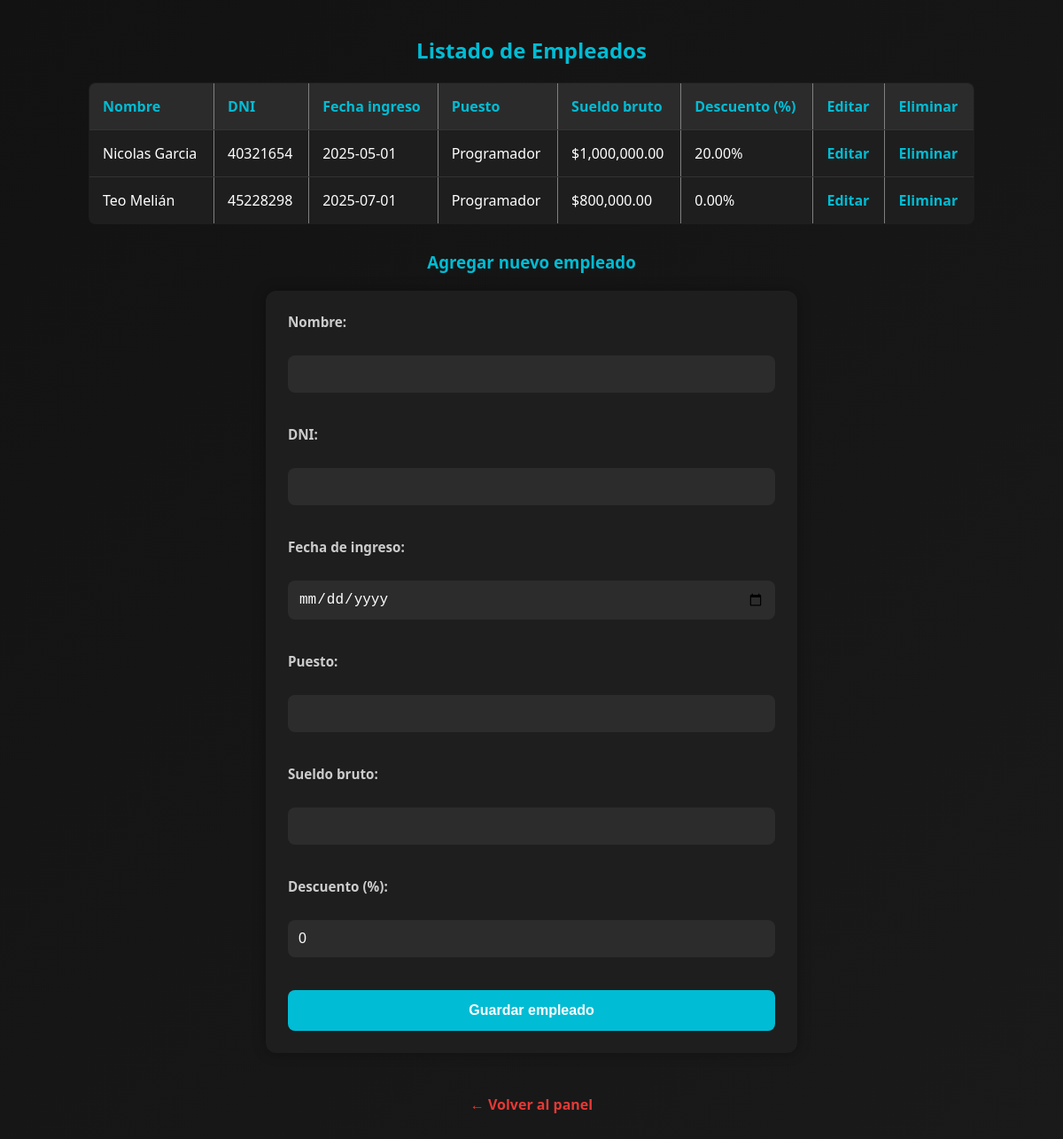
/vistas/empleados.php (signed in), run on the app's committed database.
### tables this page shows
CREATE TABLE `empleados` (
  `id_empleado` int(11) NOT NULL,
  `nombre` varchar(100) NOT NULL,
  `dni` varchar(20) NOT NULL,
  `fecha_ingreso` date NOT NULL,
  `puesto` varchar(100) NOT NULL,
  `sueldo_bruto` decimal(10,2) NOT NULL,
  `descuento_porcentaje` decimal(5,2) DEFAULT 0.00
);

### vistas/empleados.php (the view, shortened to what this page needs)
<?php
include("../includes/conexion.php");
$sql = "SELECT * FROM empleados ORDER BY nombre ASC";
$resultado = $conn->query($sql);
?>
<!DOCTYPE html>
<html lang="es">
<head>
    <link rel="stylesheet" href="../css/empleados.css">
</head>
<body>
    <h2>Listado de Empleados</h2>
    <table border="1" cellpadding="5">
        <tr>
            <th>Nombre</th>
            <th>DNI</th>
            <th>Fecha ingreso</th>
            <th>Puesto</th>
            <th>Sueldo bruto</th>
            <th>Descuento (%)</th>
            <th>Editar</th>
            <th>Eliminar</th>
        </tr>
        <?php while ($fila = $resultado->fetch_assoc()) { ?>
            <tr>
                <td><?= htmlspecialchars($fila["nombre"]) ?></td>
                <td><?= $fila["dni"] ?></td>
                <td><?= $fila["fecha_ingreso"] ?></td>
                <td><?= $fila["puesto"] ?></td>
                <td>$<?= number_format($fila["sueldo_bruto"], 2) ?></td>
                <td><?= $fila["descuento_porcentaje"] ?>%</td>
                <td><a href="editar_empleado.php?id=<?= $fila["id_empleado"] ?>">Editar</a></td>
                <td><a href="../includes/eliminar_empleado.php?id=<?= $fila["id_empleado"] ?>" onclick="return confirm('¿Estás seguro de que querés eliminar este empleado?');">Eliminar</a></td>
            </tr>
        <?php } ?>
    </table>
    <h3>Agregar nuevo empleado</h3>
    <form action="../includes/guardar_empleado.php" method="POST">
        <label>Nombre:</label><br>
        <input type="text" name="nombre" required><br><br>
        <label>DNI:</label><br>
        <input type="text" name="dni" required><br><br>
        <label>Fecha de ingreso:</label><br>
        <input type="date" name="fecha_ingreso" required><br><br>
        <label>Puesto:</label><br>
        <input type="text" name="puesto" required><br><br>
        <label>Sueldo bruto:</label><br>
        <input type="number" name="sueldo_bruto" step="0.01" required><br><br>
        <label>Descuento (%):</label><br>
        <input type="number" name="descuento_porcentaje" step="0.01" value="0"><br><br>
        <input type="submit" value="Guardar empleado">
    </form>
    <br><a href="panel.php">← Volver al panel</a>
</body>
</html>

### css/empleados.css (style rules this page uses)
* { margin: 0; padding: 0; box-sizing: border-box; }
body { background: linear-gradient(135deg, #121212, #1a1a1a); font-family: 'Segoe UI', Tahoma, Geneva, Verdana, sans-serif; color: #fff; padding: 40px 20px; }
h2, h3 { text-align: center; margin-bottom: 20px; color: #00bcd4; }
table { width: 100%; max-width: 1000px; margin: 0 auto 30px auto; border-collapse: collapse; background-color: #1e1e1e; border-radius: 8px; overflow: hidden; }
th, td { padding: 15px; text-align: left; border-bottom: 1px solid #333; }
th { background-color: #2b2b2b; color: #00bcd4; font-weight: bold; }
td a { color: #00bcd4; text-decoration: none; font-weight: bold; }
form { max-width: 600px; margin: 0 auto; background-color: #1e1e1e; padding: 25px; border-radius: 12px; box-shadow: 0 0 15px rgba(0,0,0,0.3); }
label { display: block; margin-bottom: 6px; font-size: 0.95rem; font-weight: bold; color: #ccc; }
input[type="text"], input[type="date"], input[type="number"] { width: 100%; padding: 12px; margin-bottom: 15px; border: none; border-radius: 8px; background-color: #2c2c2c; color: #fff; font-size: 1rem; }
input[type="submit"] { width: 100%; padding: 14px; background-color: #00bcd4; color: white; border: none; border-radius: 8px; font-weight: bold; font-size: 1rem; cursor: pointer; transition: background-color 0.3s ease; }
a[href="panel.php"] { display: block; text-align: center; margin-top: 25px; color: #e53935; font-weight: bold; text-decoration: none; }

### data on the page
empleados: nombre "Nicolas Garcia", dni "40321654", fecha_ingreso "2025-05-01", puesto "Programador", sueldo_bruto "1,000,000.00", descuento_porcentaje "20.00"
empleados: nombre "Teo Melián", dni "45228298", fecha_ingreso "2025-07-01", puesto "Programador", sueldo_bruto "800,000.00", descuento_porcentaje "0.00"
